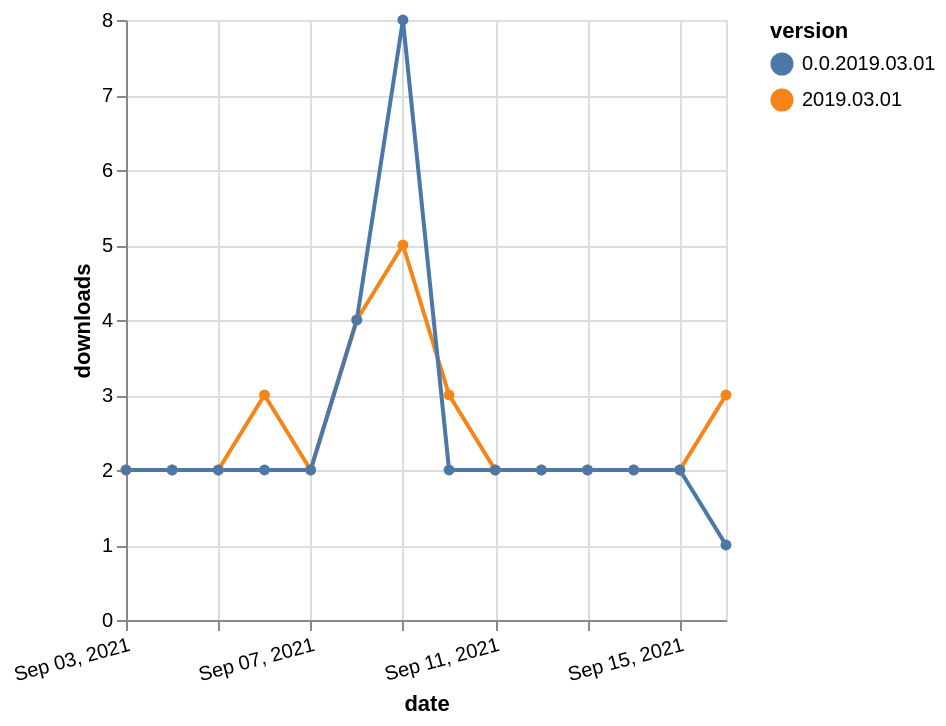

Write a Vega-Lite specification for this figure.
### Vega-Lite specification from a JSON file in a GitHub repository (floating-point values rounded to 4 significant figures)
{"$schema": "https://vega.github.io/schema/vega-lite/v5.json", "description": "A simple bar chart with embedded data.", "data": {"values": [{"date": "2021-09-03", "total": 2598, "delta": 2, "version": "2019.03.01"}, {"date": "2021-09-04", "total": 2600, "delta": 2, "version": "2019.03.01"}, {"date": "2021-09-05", "total": 2602, "delta": 2, "version": "2019.03.01"}, {"date": "2021-09-06", "total": 2605, "delta": 3, "version": "2019.03.01"}, {"date": "2021-09-07", "total": 2607, "delta": 2, "version": "2019.03.01"}, {"date": "2021-09-08", "total": 2611, "delta": 4, "version": "2019.03.01"}, {"date": "2021-09-09", "total": 2616, "delta": 5, "version": "2019.03.01"}, {"date": "2021-09-10", "total": 2619, "delta": 3, "version": "2019.03.01"}, {"date": "2021-09-11", "total": 2621, "delta": 2, "version": "2019.03.01"}, {"date": "2021-09-12", "total": 2623, "delta": 2, "version": "2019.03.01"}, {"date": "2021-09-13", "total": 2625, "delta": 2, "version": "2019.03.01"}, {"date": "2021-09-14", "total": 2627, "delta": 2, "version": "2019.03.01"}, {"date": "2021-09-15", "total": 2629, "delta": 2, "version": "2019.03.01"}, {"date": "2021-09-16", "total": 2632, "delta": 3, "version": "2019.03.01"}, {"date": "2021-09-03", "total": 920, "delta": 2, "version": "0.0.2019.03.01"}, {"date": "2021-09-04", "total": 922, "delta": 2, "version": "0.0.2019.03.01"}, {"date": "2021-09-05", "total": 924, "delta": 2, "version": "0.0.2019.03.01"}, {"date": "2021-09-06", "total": 926, "delta": 2, "version": "0.0.2019.03.01"}, {"date": "2021-09-07", "total": 928, "delta": 2, "version": "0.0.2019.03.01"}, {"date": "2021-09-08", "total": 932, "delta": 4, "version": "0.0.2019.03.01"}, {"date": "2021-09-09", "total": 940, "delta": 8, "version": "0.0.2019.03.01"}, {"date": "2021-09-10", "total": 942, "delta": 2, "version": "0.0.2019.03.01"}, {"date": "2021-09-11", "total": 944, "delta": 2, "version": "0.0.2019.03.01"}, {"date": "2021-09-12", "total": 946, "delta": 2, "version": "0.0.2019.03.01"}, {"date": "2021-09-13", "total": 948, "delta": 2, "version": "0.0.2019.03.01"}, {"date": "2021-09-14", "total": 950, "delta": 2, "version": "0.0.2019.03.01"}, {"date": "2021-09-15", "total": 952, "delta": 2, "version": "0.0.2019.03.01"}, {"date": "2021-09-16", "total": 953, "delta": 1, "version": "0.0.2019.03.01"}]}, "width": "container", "mark": {"type": "line", "point": {"filled": true}}, "encoding": {"x": {"field": "date", "type": "temporal", "timeUnit": "yearmonthdate", "title": "date", "axis": {"labelAngle": -15}}, "y": {"field": "delta", "type": "quantitative", "title": "downloads"}, "color": {"field": "version", "type": "nominal"}, "tooltip": {"field": "delta"}}}
